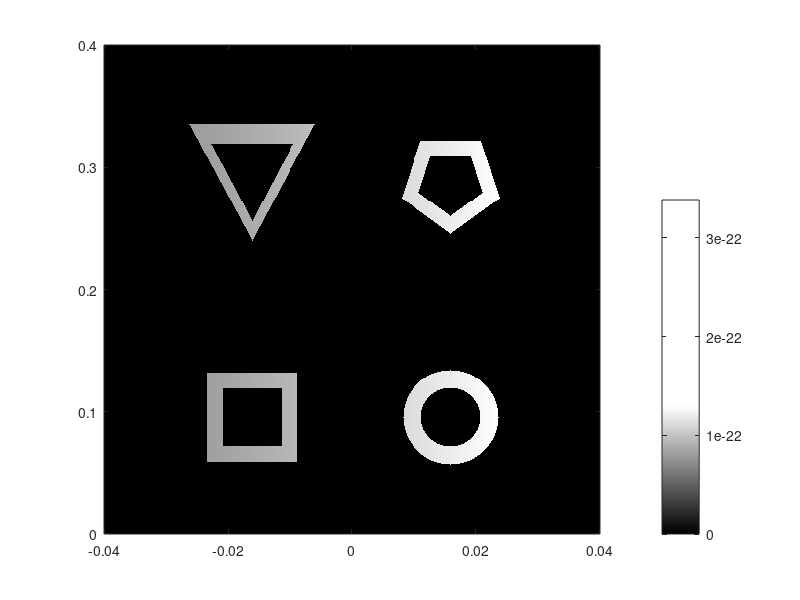

MATLAB code for this plot: (Note: this script raises an error after producing the figure.)
clear all;
clc;

%% ===================== 添加路径 =====================
addpath(genpath('.\image'));
addpath(genpath('.\image2'));
addpath(genpath('.\data'));
addpath(genpath('.\dataRGB'));
addpath(genpath('.\len_sub'));
addpath(genpath('.\火焰频域重聚焦'));

%% ===================== 1. 火焰辐射模型（四角分布 + 空心边框图形） =====================
Ny = 500;
Nz = 500;
[y, z] = meshgrid(linspace(-0.04, 0.04, Ny), linspace(0, 0.4, Nz));

% 初始化温度场
T_default = 0;
T_hot = 1373;
T = ones(Nz, Ny) * T_default;

% 像素坐标网格
[Xp, Zp] = meshgrid(1:Ny, 1:Nz);

% ---------------- 四个图形中心位置（四个角） ----------------
% 左上：正方形
cx1 = 150;  cz1 = 120;
% 右上：圆形
cx2 = 350;  cz2 = 120;
% 左下：三角形
cx3 = 150;  cz3 = 360;
% 右下：正五边形
cx4 = 350;  cz4 = 360;

%% ---------------- 第1层：正方形边框（左上） ----------------
side_outer = 90;   % 外边长
side_inner = 58;   % 内边长

mask1_outer = abs(Xp - cx1) <= side_outer/2 & abs(Zp - cz1) <= side_outer/2;
mask1_inner = abs(Xp - cx1) <= side_inner/2 & abs(Zp - cz1) <= side_inner/2;
mask1 = mask1_outer & ~mask1_inner;

%% ---------------- 第2层：圆环（右上） ----------------
r_outer = 48;
r_inner = 30;

dist2 = (Xp - cx2).^2 + (Zp - cz2).^2;
mask2 = (dist2 <= r_outer^2) & (dist2 >= r_inner^2);

%% ---------------- 第3层：三角形边框（左下，已放大） ----------------
tri_h_outer = 118;   % 外三角形高度
tri_w_outer = 126;   % 外三角形底边
tri_h_inner = 78;    % 内三角形高度
tri_w_inner = 82;    % 内三角形底边

% 外三角形：顶点朝上
x_tri_outer = [cx3, cx3 - tri_w_outer/2, cx3 + tri_w_outer/2];
z_tri_outer = [cz3 - tri_h_outer/2, cz3 + tri_h_outer/2, cz3 + tri_h_outer/2];

% 内三角形：同心缩小
x_tri_inner = [cx3, cx3 - tri_w_inner/2, cx3 + tri_w_inner/2];
z_tri_inner = [cz3 - tri_h_inner/2, cz3 + tri_h_inner/2, cz3 + tri_h_inner/2];

mask3_outer = inpolygon(Xp, Zp, x_tri_outer, z_tri_outer);
mask3_inner = inpolygon(Xp, Zp, x_tri_inner, z_tri_inner);
mask3 = mask3_outer & ~mask3_inner;

%% ---------------- 第4层：正五边形边框（右下） ----------------
R5_outer = 52;
R5_inner = 34;
theta0 = -pi/2;   % 让一个顶点朝上
theta = theta0 + (0:4) * 2*pi/5;

x_pent_outer = cx4 + R5_outer * cos(theta);
z_pent_outer = cz4 + R5_outer * sin(theta);

x_pent_inner = cx4 + R5_inner * cos(theta);
z_pent_inner = cz4 + R5_inner * sin(theta);

mask4_outer = inpolygon(Xp, Zp, x_pent_outer, z_pent_outer);
mask4_inner = inpolygon(Xp, Zp, x_pent_inner, z_pent_inner);
mask4 = mask4_outer & ~mask4_inner;

%% ---------------- 合成温度场 ----------------
T(mask1) = T_hot;
T(mask2) = T_hot;
T(mask3) = T_hot;
T(mask4) = T_hot;

%% ===================== 2. 单色辐射模型 =====================
lambda = 0.610;      % um
c1 = 3.7418e-16;
c2 = 1.4388e4;       % um*K

Eb = zeros(size(T));
validMask = T > 0;
Eb(validMask) = c1 .* lambda.^(-5) ./ (exp(c2 ./ (lambda .* T(validMask))) - 1);

%% ===================== 3. Beer 衰减 =====================
ke = 10;
y_max = max(y(:));
L = y_max - y;
I = Eb .* exp(-ke .* L);

%% ===================== 4. 显示火焰辐射图 =====================
figure('Color', 'white');
imagesc(linspace(-0.04, 0.04, Ny), linspace(0, 0.4, Nz), I);
set(gca, 'YDir', 'normal');
colormap(gray(256));

cb = colorbar;
cb.Label.String = '单色辐射强度';

axis tight;
axis image;
grid off;
xlabel('径向坐标 r (m)');
ylabel('轴向坐标 z (m)');
title(['四角分布几何图形辐射图, k_e = ', num2str(ke), ' m^{-1}']);

%% ===================== 5. 显示二值图形模型（便于检查） =====================
shape_img = zeros(Nz, Ny);
shape_img(mask1) = 1;
shape_img(mask2) = 1;
shape_img(mask3) = 1;
shape_img(mask4) = 1;

figure('Color', 'white');
imshow(shape_img, []);
title('四角分布空心图形：左上正方形，右上圆形，左下三角形，右下正五边形');

%% ===================== 6. 转为 LF_sim 输入 =====================
I_norm = I - min(I(:));
if max(I_norm(:)) > 0
    I_norm = I_norm / max(I_norm(:));
end

I_norm = I_norm .^ 0.7;

obj_gray = uint8(I_norm * 255);
obj = repmat(obj_gray, [1, 1, 3]);

d = 600;   % mm，发光体到主透镜距离

%% ===================== 7. 光场相机参数 =====================
v = 16;
N_line = 81;
D = 4;
F = 16;
lens_d = 0.04;
sen_N = 20;

lens_f = lens_d * F / D;
lens_v = lens_f + v;
micr_N = ceil(D / lens_d);
sen_N_total = micr_N * sen_N;
sen_d = lens_d / sen_N;

if mod(sen_N_total, 2) == 0
    sen_N_total = sen_N_total + 1;
end

im_max = zeros(3,1);

%% ===================== 8. 火焰图送入 LF_sim =====================
tic
for k = 1:3
    fprintf('正在计算第 %d 个通道...\n', k);
    obje = double(obj(:,:,k));

    obj_w = 0.12 * 1000;   % mm
    obj_h = 0.12 * 1000;   % mm

    im = LF_sim(obje, d, obj_w, obj_h, D, N_line, F, v, lens_d, lens_f, sen_N);
    im_max(k) = max(im(:));

    save(sprintf('./dataRGB/im_d_%d_v_%d_Nline_%d_%d.mat', d, v, N_line, k), 'im');
end
t = toc;
fprintf('\n模拟光场传输时间 t = %.3f s\n', t);

%% ===================== 9. 组装 5D 光场数据 =====================
LF_R = load(sprintf('./dataRGB/im_d_%d_v_%d_Nline_%d_%d.mat', d, v, N_line, 1));
LF_G = load(sprintf('./dataRGB/im_d_%d_v_%d_Nline_%d_%d.mat', d, v, N_line, 2));
LF_B = load(sprintf('./dataRGB/im_d_%d_v_%d_Nline_%d_%d.mat', d, v, N_line, 3));

LF_R = LF_R.im;
LF_G = LF_G.im;
LF_B = LF_B.im;

fprintf('\nR通道维度: ');
disp(size(LF_R));
fprintf('G通道维度: ');
disp(size(LF_G));
fprintf('B通道维度: ');
disp(size(LF_B));

if ~isequal(size(LF_R), size(LF_G), size(LF_B))
    error('三个通道的光场尺寸不一致');
end

LF = cat(5, LF_R, LF_G, LF_B);

fprintf('\n5D 光场 LF 的维度为: ');
disp(size(LF));
fprintf('LF 的维数 ndims(LF) = %d\n', ndims(LF));

save(sprintf('./dataRGB/LF_5D_d_%d_v_%d_Nline_%d.mat', d, v, N_line), 'LF', '-v7.3');
fprintf('5D 光场 LF 已保存完成！\n');

%% ===================== 10. 显示输入场景 =====================
figure;
imshow(obj, []);
title('输入 LF_sim 的几何图形辐射图');

%% ===================== 11. 显示微透镜阵列传感器图像 =====================
im_RGB = reshape4to2_im(d, v, N_line, micr_N, sen_N, im_max);

figure;
imshow(im_RGB, []);
title('带微透镜阵列的传感器图像');

imwrite(im_RGB, sprintf('./dataRGB/im_d_%d_v_%d_Nline_%d_RGB.jpg', d, v, N_line));

fprintf('\n仿真完成，四层几何图形及微透镜图像已生成。\n');
